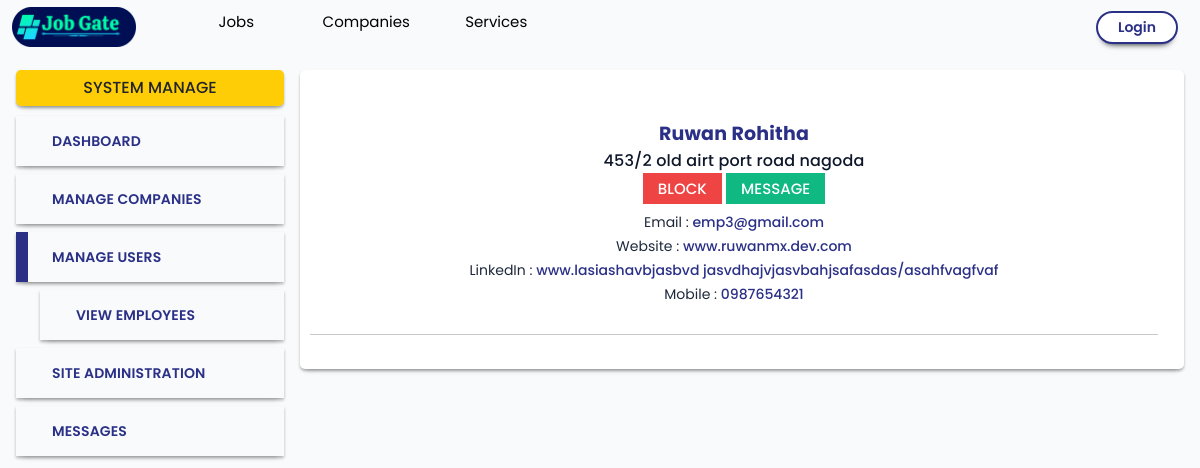
The app's page /user_admin/view_user_details.php?id=8 with its own data.
### tables this page shows
CREATE TABLE `employies` (
  `user_id` int(11) NOT NULL,
  `first_name` varchar(100) NOT NULL,
  `last_name` varchar(100) NOT NULL,
  `description` text DEFAULT NULL,
  `gender` varchar(6) DEFAULT NULL,
  `address` varchar(300) DEFAULT NULL,
  `image` varchar(200) NOT NULL,
  `birthday` date DEFAULT NULL,
  `website` varchar(300) DEFAULT NULL,
  `linkedin` varchar(300) DEFAULT NULL,
  `github` varchar(300) DEFAULT NULL,
  `mobile` varchar(10) DEFAULT NULL,
  `skills` varchar(3000) DEFAULT NULL
);

CREATE TABLE `users` (
  `user_id` int(11) NOT NULL,
  `email` varchar(200) NOT NULL,
  `password` varchar(160) NOT NULL,
  `state` int(1) NOT NULL COMMENT '1=active\r\n2=blocked\r\n3=unverified',
  `role_id` int(1) NOT NULL
);

### user_admin/view_user_details.php (the view, shortened to what this page needs)
<!DOCTYPE html>
<html lang="en">
<?php $__siteroot = "."; ?>
<head>
    <?php include($__siteroot . './components/header_links.php');?>
</head>
<body>
    <?php include($__siteroot . './components/navigation.php');?>
    <div class="row gx-0">
        <div class="col-lg-3 px-3 py-3">
            <div class="btn-title">System Manage</div>
            <?php include('./components/admin_menu_card.php');?>
        </div>
        <div class="col-lg-9 py-3 pe-3 ps-3 ps-lg-0">
            <?php
            $id = $_GET['id'];
            $sql = "SELECT a.user_id, b.state, a.first_name,a.last_name, a.address, a.image, a.website, a.linkedin, a.mobile, b.email FROM employies a INNER JOIN users b ON a.user_id = b.user_id WHERE a.user_id='$id'";
            $result = $__conn->query($sql);
            $row = $result->fetch_assoc();
            ?>
            <div class="card-basic">
                <div class="row company-view pe-3">
                    <div class="col-12 d-flex justify-content-center mb-3">
                    </div>
                    <div class="col-12 text-center">
                        <div class="name"><?php echo $row['first_name'] . " " . $row['last_name'] ; ?></div>
                        <div class="address"><?php echo $row['address']; ?></div>
                        <div class="btn-wrap marg-b">
                            <button class="
                            <?php
                            if($row['state'] == 1){
                                echo "btn-red";
                            }else if($row['state'] == 2){
                                echo "btn-green";
                            } else if($row['state'] == 3){
                                echo "btn-green";
                            }?>"
                                onmousedown="changeCompanyState(<?php echo $row['user_id']; ?>,<?php echo ($row['state'] == 1) ? '2' : '1'; ?>)">
                                <?php
                            if($row['state'] == 1){
                                echo "Block";
                            }else if($row['state'] == 2){
                                echo "Unblock";
                            } else if($row['state'] == 3){
                                echo "Verify";
                            }?>
                            </button>
                            <a href="send_emp_message.php?id=<?php echo $row['user_id']; ?>"> <button
                                    class="btn-green">Message</button></a>
                        </div>
                        <div class="special mb-2">
                            Email : <span><?php echo $row['email']; ?></span>
                        </div>
                        <?php if(!empty($row['website'])){?>
                        <div class="special mb-2">
                            Website : <span><?php echo $row['website']; ?></span>
                        </div>
                        <?php } ?>
                        <?php if(!empty($row['linkedin'])){?>
                        <div class="special mb-2">
                            LinkedIn : <span><?php echo $row['linkedin']; ?></span>
                        </div>
                        <?php } ?>
                        <?php if(!empty($row['mobile'])){?>
                        <div class="special mb-2">
                            Mobile : <span><?php echo $row['mobile']; ?></span>
                        </div>
                        <?php } ?>
                    </div>
                    <div class="col-12">
                        <hr class="mt-4 mb-4">
                    </div>
                </div>
            </div>
        </div>
    </div>
</body>
</html>

### css/main.css (style rules this page uses)
:root { --blue-1: #2b3087; --blue-2: #4b51ac; --blue-3: #6b71cb; --blue-4: #9fa2e7; --blue-5: #e6e7fe; --green-1: #064e3b; --green-2: #047857; --green-3: #10b981; --green-4: #6ee7b7; --green-5: #ecfdf5; --red-1: #830404; --red-2: #b60303; --red-3: #ef4444; --red-4: #ff9191; --red-5: #fef2f2; --yellow-1: #ffcd05; --yellow-2: #f7ce46; --yellow-3: #f7d977; --yellow-4: #f3e5ab; --yellow-5: #f7f0d9; --bgc-1: #0f172a; --bgc-2: #1e293b; --bgc-3: #334155; --bgc-4: #475569; --bgc-5: #64748b; --bgc-6: #94a3b8; --bgc-7: #cbd5e1; --bgc-8: #e2e8f0; --bgc-9: #f8fafc; --bgc-10: #f8fafc; --shade-light: #ffffff; --shade-dark: #000000cc; --b: #000; --w: #fff; --shadow-btn: 0px 6px 6px -6px #000000; --shadow-box: 0px 6px 6px -6px #0000004f, 0 2px 3px #00000046; --shadow-box2: 0px 6px 6px -6px #0000004f, 0 2px 3px #00000013; }
* { font-family: "Roboto Slab", serif; font-family: "Poppins", sans-serif; }
body { background-color: #f8fafc; user-select: none; }
.btn-green, .btn-green:active, .btn-green:focus { line-height: 15px; padding: 8px 15px; color: #fff; background-color: var(--green-3) !important; font-size: 15px !important; font-weight: 500 !important; border: none !important; text-transform: uppercase !important; }
.btn-red, .btn-red:active, .btn-red:focus { line-height: 15px; padding: 8px 15px; color: #fff; background-color: var(--red-3) !important; font-size: 15px !important; font-weight: 500 !important; border: none !important; text-transform: uppercase !important; }
.company-view .name { font-weight: 700; font-size: 19px; letter-spacing: 0.01em; color: #2b3087; }
.company-view .address { font-weight: 500; font-size: 16px; letter-spacing: 0.01em; color: var(--bgc-1); }
.btn-title { background-color: var(--yellow-1); padding: 6px 10px; font-weight: 500; text-transform: uppercase; text-align: center; margin-bottom: 10px; border-radius: 5px; box-shadow: var(--shadow-box); }
.card-basic { background-color: var(--w); padding: 10px; box-shadow: var(--shadow-box); border-radius: 5px; }
.special { font-weight: 400; font-size: 14px; line-height: 16px; color: var(--bgc-2); }
.special span { font-weight: 500; font-size: 14px; line-height: 16px; color: var(--blue-1); }

### css/important.css (style rules this page uses)
.marg-b { margin-bottom: 10px !important; }

### records on screen
employies: first_name "Ruwan", last_name "Rohitha", address "453/2 old airt port road nagoda", users.email "emp3@gmail.com", website "www.ruwanmx.dev.com", linkedin "www.lasiashavbjasbvd jasvdhajvjasvbahjsafasdas/asahfvagfvaf", mobile "0987654321"
